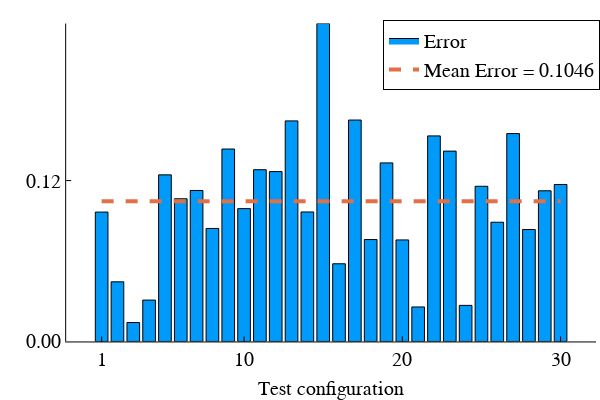

This figure's notebook cell:
### Code cell
Err = []
for n_test in 1:30
    x_test = X_test[:,n_test]
    c_test = C_test[:,n_test]
    y_gen = VectorSearch(Y_,c_test,VS_list)
    nh = 4
    t = nothing
    x_gen = ReverseMap2(y_gen,c_test,Y_,X,C_n,nh,t)
    push!(Err,norm(x_gen-x_test)/norm(x_test))
end
bar(Err,label="Error")
Err_avg = sum(Err)/30
plot!(collect(1:30),[Err_avg for _ in 1:30],
linestyle=:dash, linewidth=4, label="Mean Error = $(round(Err_avg,digits=4))",
grid = false, gridlinewidth = 2,
    tickfontsize = 14,
    guidefontsize=14,
    legendfontsize=14,
    yticks=[0.0,round(round(maximum(Err),digits=2)/2,digits=2),round(maximum(Err),digits=2)],
    xticks=[1,10,20,30],
    xlabel="Test configuration"
)

### Figure 1 — Plotly figure (JSON) as saved in the notebook; plotly's stock layout.template omitted (floating-point values rounded to 4 significant figures)
{"data": [{"fill": "tozeroy", "fillcolor": "rgba(0, 154, 250, 1.000)", "legendgroup": "Error", "line": {"color": "rgba(0, 0, 0, 1.000)", "dash": "solid", "width": 1}, "mode": "lines", "name": "Error", "showlegend": true, "type": "scatter", "x": [0.6, 0.6, 1.4, 1.4, 0.6, 0.6], "xaxis": "x1", "y": [0.09649, 0, 0, 0.09649, 0.09649, 0.09649], "yaxis": "y1"}, {"fill": "tozeroy", "fillcolor": "rgba(0, 154, 250, 1.000)", "legendgroup": "Error", "line": {"color": "rgba(0, 0, 0, 1.000)", "dash": "solid", "width": 1}, "mode": "lines", "name": "Error", "showlegend": false, "type": "scatter", "x": [1.6, 1.6, 2.4, 2.4, 1.6, 1.6], "xaxis": "x1", "y": [0.04448, 0, 0, 0.04448, 0.04448, 0.04448], "yaxis": "y1"}, {"fill": "tozeroy", "fillcolor": "rgba(0, 154, 250, 1.000)", "legendgroup": "Error", "line": {"color": "rgba(0, 0, 0, 1.000)", "dash": "solid", "width": 1}, "mode": "lines", "name": "Error", "showlegend": false, "type": "scatter", "x": [2.6, 2.6, 3.4, 3.4, 2.6, 2.6], "xaxis": "x1", "y": [0.01412, 0, 0, 0.01412, 0.01412, 0.01412], "yaxis": "y1"}, {"fill": "tozeroy", "fillcolor": "rgba(0, 154, 250, 1.000)", "legendgroup": "Error", "line": {"color": "rgba(0, 0, 0, 1.000)", "dash": "solid", "width": 1}, "mode": "lines", "name": "Error", "showlegend": false, "type": "scatter", "x": [3.6, 3.6, 4.4, 4.4, 3.6, 3.6], "xaxis": "x1", "y": [0.03086, 0, 0, 0.03086, 0.03086, 0.03086], "yaxis": "y1"}, {"fill": "tozeroy", "fillcolor": "rgba(0, 154, 250, 1.000)", "legendgroup": "Error", "line": {"color": "rgba(0, 0, 0, 1.000)", "dash": "solid", "width": 1}, "mode": "lines", "name": "Error", "showlegend": false, "type": "scatter", "x": [4.6, 4.6, 5.4, 5.4, 4.6, 4.6], "xaxis": "x1", "y": [0.1243, 0, 0, 0.1243, 0.1243, 0.1243], "yaxis": "y1"}, {"fill": "tozeroy", "fillcolor": "rgba(0, 154, 250, 1.000)", "legendgroup": "Error", "line": {"color": "rgba(0, 0, 0, 1.000)", "dash": "solid", "width": 1}, "mode": "lines", "name": "Error", "showlegend": false, "type": "scatter", "x": [5.6, 5.6, 6.4, 6.4, 5.6, 5.6], "xaxis": "x1", "y": [0.1064, 0, 0, 0.1064, 0.1064, 0.1064], "yaxis": "y1"}, {"fill": "tozeroy", "fillcolor": "rgba(0, 154, 250, 1.000)", "legendgroup": "Error", "line": {"color": "rgba(0, 0, 0, 1.000)", "dash": "solid", "width": 1}, "mode": "lines", "name": "Error", "showlegend": false, "type": "scatter", "x": [6.6, 6.6, 7.4, 7.4, 6.6, 6.6], "xaxis": "x1", "y": [0.1126, 0, 0, 0.1126, 0.1126, 0.1126], "yaxis": "y1"}, {"fill": "tozeroy", "fillcolor": "rgba(0, 154, 250, 1.000)", "legendgroup": "Error", "line": {"color": "rgba(0, 0, 0, 1.000)", "dash": "solid", "width": 1}, "mode": "lines", "name": "Error", "showlegend": false, "type": "scatter", "x": [7.6, 7.6, 8.4, 8.4, 7.6, 7.6], "xaxis": "x1", "y": [0.08429, 0, 0, 0.08429, 0.08429, 0.08429], "yaxis": "y1"}, {"fill": "tozeroy", "fillcolor": "rgba(0, 154, 250, 1.000)", "legendgroup": "Error", "line": {"color": "rgba(0, 0, 0, 1.000)", "dash": "solid", "width": 1}, "mode": "lines", "name": "Error", "showlegend": false, "type": "scatter", "x": [8.6, 8.6, 9.4, 9.4, 8.6, 8.6], "xaxis": "x1", "y": [0.1435, 0, 0, 0.1435, 0.1435, 0.1435], "yaxis": "y1"}, {"fill": "tozeroy", "fillcolor": "rgba(0, 154, 250, 1.000)", "legendgroup": "Error", "line": {"color": "rgba(0, 0, 0, 1.000)", "dash": "solid", "width": 1}, "mode": "lines", "name": "Error", "showlegend": false, "type": "scatter", "x": [9.6, 9.6, 10.4, 10.4, 9.6, 9.6], "xaxis": "x1", "y": [0.09907, 0, 0, 0.09907, 0.09907, 0.09907], "yaxis": "y1"}, {"fill": "tozeroy", "fillcolor": "rgba(0, 154, 250, 1.000)", "legendgroup": "Error", "line": {"color": "rgba(0, 0, 0, 1.000)", "dash": "solid", "width": 1}, "mode": "lines", "name": "Error", "showlegend": false, "type": "scatter", "x": [10.6, 10.6, 11.4, 11.4, 10.6, 10.6], "xaxis": "x1", "y": [0.1281, 0, 0, 0.1281, 0.1281, 0.1281], "yaxis": "y1"}, {"fill": "tozeroy", "fillcolor": "rgba(0, 154, 250, 1.000)", "legendgroup": "Error", "line": {"color": "rgba(0, 0, 0, 1.000)", "dash": "solid", "width": 1}, "mode": "lines", "name": "Error", "showlegend": false, "type": "scatter", "x": [11.6, 11.6, 12.4, 12.4, 11.6, 11.6], "xaxis": "x1", "y": [0.1267, 0, 0, 0.1267, 0.1267, 0.1267], "yaxis": "y1"}, {"fill": "tozeroy", "fillcolor": "rgba(0, 154, 250, 1.000)", "legendgroup": "Error", "line": {"color": "rgba(0, 0, 0, 1.000)", "dash": "solid", "width": 1}, "mode": "lines", "name": "Error", "showlegend": false, "type": "scatter", "x": [12.6, 12.6, 13.4, 13.4, 12.6, 12.6], "xaxis": "x1", "y": [0.1645, 0, 0, 0.1645, 0.1645, 0.1645], "yaxis": "y1"}, {"fill": "tozeroy", "fillcolor": "rgba(0, 154, 250, 1.000)", "legendgroup": "Error", "line": {"color": "rgba(0, 0, 0, 1.000)", "dash": "solid", "width": 1}, "mode": "lines", "name": "Error", "showlegend": false, "type": "scatter", "x": [13.6, 13.6, 14.4, 14.4, 13.6, 13.6], "xaxis": "x1", "y": [0.09659, 0, 0, 0.09659, 0.09659, 0.09659], "yaxis": "y1"}, {"fill": "tozeroy", "fillcolor": "rgba(0, 154, 250, 1.000)", "legendgroup": "Error", "line": {"color": "rgba(0, 0, 0, 1.000)", "dash": "solid", "width": 1}, "mode": "lines", "name": "Error", "showlegend": false, "type": "scatter", "x": [14.6, 14.6, 15.4, 15.4, 14.6, 14.6], "xaxis": "x1", "y": [0.2371, 0, 0, 0.2371, 0.2371, 0.2371], "yaxis": "y1"}, {"fill": "tozeroy", "fillcolor": "rgba(0, 154, 250, 1.000)", "legendgroup": "Error", "line": {"color": "rgba(0, 0, 0, 1.000)", "dash": "solid", "width": 1}, "mode": "lines", "name": "Error", "showlegend": false, "type": "scatter", "x": [15.6, 15.6, 16.4, 16.4, 15.6, 15.6], "xaxis": "x1", "y": [0.05794, 0, 0, 0.05794, 0.05794, 0.05794], "yaxis": "y1"}, {"fill": "tozeroy", "fillcolor": "rgba(0, 154, 250, 1.000)", "legendgroup": "Error", "line": {"color": "rgba(0, 0, 0, 1.000)", "dash": "solid", "width": 1}, "mode": "lines", "name": "Error", "showlegend": false, "type": "scatter", "x": [16.6, 16.6, 17.4, 17.4, 16.6, 16.6], "xaxis": "x1", "y": [0.1651, 0, 0, 0.1651, 0.1651, 0.1651], "yaxis": "y1"}, {"fill": "tozeroy", "fillcolor": "rgba(0, 154, 250, 1.000)", "legendgroup": "Error", "line": {"color": "rgba(0, 0, 0, 1.000)", "dash": "solid", "width": 1}, "mode": "lines", "name": "Error", "showlegend": false, "type": "scatter", "x": [17.6, 17.6, 18.4, 18.4, 17.6, 17.6], "xaxis": "x1", "y": [0.076, 0, 0, 0.076, 0.076, 0.076], "yaxis": "y1"}, {"fill": "tozeroy", "fillcolor": "rgba(0, 154, 250, 1.000)", "legendgroup": "Error", "line": {"color": "rgba(0, 0, 0, 1.000)", "dash": "solid", "width": 1}, "mode": "lines", "name": "Error", "showlegend": false, "type": "scatter", "x": [18.6, 18.6, 19.4, 19.4, 18.6, 18.6], "xaxis": "x1", "y": [0.1332, 0, 0, 0.1332, 0.1332, 0.1332], "yaxis": "y1"}, {"fill": "tozeroy", "fillcolor": "rgba(0, 154, 250, 1.000)", "legendgroup": "Error", "line": {"color": "rgba(0, 0, 0, 1.000)", "dash": "solid", "width": 1}, "mode": "lines", "name": "Error", "showlegend": false, "type": "scatter", "x": [19.6, 19.6, 20.4, 20.4, 19.6, 19.6], "xaxis": "x1", "y": [0.07573, 0, 0, 0.07573, 0.07573, 0.07573], "yaxis": "y1"}, {"fill": "tozeroy", "fillcolor": "rgba(0, 154, 250, 1.000)", "legendgroup": "Error", "line": {"color": "rgba(0, 0, 0, 1.000)", "dash": "solid", "width": 1}, "mode": "lines", "name": "Error", "showlegend": false, "type": "scatter", "x": [20.6, 20.6, 21.4, 21.4, 20.6, 20.6], "xaxis": "x1", "y": [0.02572, 0, 0, 0.02572, 0.02572, 0.02572], "yaxis": "y1"}, {"fill": "tozeroy", "fillcolor": "rgba(0, 154, 250, 1.000)", "legendgroup": "Error", "line": {"color": "rgba(0, 0, 0, 1.000)", "dash": "solid", "width": 1}, "mode": "lines", "name": "Error", "showlegend": false, "type": "scatter", "x": [21.6, 21.6, 22.4, 22.4, 21.6, 21.6], "xaxis": "x1", "y": [0.1533, 0, 0, 0.1533, 0.1533, 0.1533], "yaxis": "y1"}, {"fill": "tozeroy", "fillcolor": "rgba(0, 154, 250, 1.000)", "legendgroup": "Error", "line": {"color": "rgba(0, 0, 0, 1.000)", "dash": "solid", "width": 1}, "mode": "lines", "name": "Error", "showlegend": false, "type": "scatter", "x": [22.6, 22.6, 23.4, 23.4, 22.6, 22.6], "xaxis": "x1", "y": [0.142, 0, 0, 0.142, 0.142, 0.142], "yaxis": "y1"}, {"fill": "tozeroy", "fillcolor": "rgba(0, 154, 250, 1.000)", "legendgroup": "Error", "line": {"color": "rgba(0, 0, 0, 1.000)", "dash": "solid", "width": 1}, "mode": "lines", "name": "Error", "showlegend": false, "type": "scatter", "x": [23.6, 23.6, 24.4, 24.4, 23.6, 23.6], "xaxis": "x1", "y": [0.02692, 0, 0, 0.02692, 0.02692, 0.02692], "yaxis": "y1"}, {"fill": "tozeroy", "fillcolor": "rgba(0, 154, 250, 1.000)", "legendgroup": "Error", "line": {"color": "rgba(0, 0, 0, 1.000)", "dash": "solid", "width": 1}, "mode": "lines", "name": "Error", "showlegend": false, "type": "scatter", "x": [24.6, 24.6, 25.4, 25.4, 24.6, 24.6], "xaxis": "x1", "y": [0.1157, 0, 0, 0.1157, 0.1157, 0.1157], "yaxis": "y1"}, {"fill": "tozeroy", "fillcolor": "rgba(0, 154, 250, 1.000)", "legendgroup": "Error", "line": {"color": "rgba(0, 0, 0, 1.000)", "dash": "solid", "width": 1}, "mode": "lines", "name": "Error", "showlegend": false, "type": "scatter", "x": [25.6, 25.6, 26.4, 26.4, 25.6, 25.6], "xaxis": "x1", "y": [0.08893, 0, 0, 0.08893, 0.08893, 0.08893], "yaxis": "y1"}, {"fill": "tozeroy", "fillcolor": "rgba(0, 154, 250, 1.000)", "legendgroup": "Error", "line": {"color": "rgba(0, 0, 0, 1.000)", "dash": "solid", "width": 1}, "mode": "lines", "name": "Error", "showlegend": false, "type": "scatter", "x": [26.6, 26.6, 27.4, 27.4, 26.6, 26.6], "xaxis": "x1", "y": [0.155, 0, 0, 0.155, 0.155, 0.155], "yaxis": "y1"}, {"fill": "tozeroy", "fillcolor": "rgba(0, 154, 250, 1.000)", "legendgroup": "Error", "line": {"color": "rgba(0, 0, 0, 1.000)", "dash": "solid", "width": 1}, "mode": "lines", "name": "Error", "showlegend": false, "type": "scatter", "x": [27.6, 27.6, 28.4, 28.4, 27.6, 27.6], "xaxis": "x1", "y": [0.08351, 0, 0, 0.08351, 0.08351, 0.08351], "yaxis": "y1"}, {"fill": "tozeroy", "fillcolor": "rgba(0, 154, 250, 1.000)", "legendgroup": "Error", "line": {"color": "rgba(0, 0, 0, 1.000)", "dash": "solid", "width": 1}, "mode": "lines", "name": "Error", "showlegend": false, "type": "scatter", "x": [28.6, 28.6, 29.4, 29.4, 28.6, 28.6], "xaxis": "x1", "y": [0.1124, 0, 0, 0.1124, 0.1124, 0.1124], "yaxis": "y1"}, {"fill": "tozeroy", "fillcolor": "rgba(0, 154, 250, 1.000)", "legendgroup": "Error", "line": {"color": "rgba(0, 0, 0, 1.000)", "dash": "solid", "width": 1}, "mode": "lines", "name": "Error", "showlegend": false, "type": "scatter", "x": [29.6, 29.6, 30.4, 30.4, 29.6, 29.6], "xaxis": "x1", "y": [0.1171, 0, 0, 0.1171, 0.1171, 0.1171], "yaxis": "y1"}, {"colorbar": {"len": 0.8831, "title": "", "x": 0.9934, "y": 0.5486}, "legendgroup": "Error", "marker": {"color": "rgba(0, 154, 250, 0.000)", "line": {"color": "rgba(0, 0, 0, 0.000)", "width": 1}, "size": 0, "symbol": "circle"}, "mode": "markers", "name": "Error", "showlegend": false, "type": "scatter", "x": [1, 2, 3, 4, 5, 6, 7, 8, 9, 10, 11, 12, 13, 14, 15, 16, 17, 18, 19, 20, 21, 22, 23, 24, 25, 26, 27, 28, 29, 30], "xaxis": "x", "y": [0.09649, 0.04448, 0.01412, 0.03086, 0.1243, 0.1064, 0.1126, 0.08429, 0.1435, 0.09907, 0.1281, 0.1267, 0.1645, 0.09659, 0.2371, 0.05794, 0.1651, 0.076, 0.1332, 0.07573, 0.02572, 0.1533, 0.142, 0.02692, 0.1157, 0.08893, 0.155, 0.08351, 0.1124, 0.1171], "yaxis": "y"}, {"colorbar": {"len": 0.8831, "title": "", "x": 0.9934, "y": 0.5486}, "legendgroup": "Mean Error = 0.1046", "line": {"color": "rgba(227, 111, 71, 1.000)", "dash": "dash", "shape": "linear", "width": 4}, "mode": "lines", "name": "Mean Error = 0.1046", "showlegend": true, "type": "scatter", "x": [1, 2, 3, 4, 5, 6, 7, 8, 9, 10, 11, 12, 13, 14, 15, 16, 17, 18, 19, 20, 21, 22, 23, 24, 25, 26, 27, 28, 29, 30], "xaxis": "x", "y": [0.1046, 0.1046, 0.1046, 0.1046, 0.1046, 0.1046, 0.1046, 0.1046, 0.1046, 0.1046, 0.1046, 0.1046, 0.1046, 0.1046, 0.1046, 0.1046, 0.1046, 0.1046, 0.1046, 0.1046, 0.1046, 0.1046, 0.1046, 0.1046, 0.1046, 0.1046, 0.1046, 0.1046, 0.1046, 0.1046], "yaxis": "y"}], "layout": {"annotations": [], "height": 400, "legend": {"bgcolor": "rgba(255, 255, 255, 1.000)", "bordercolor": "rgba(0, 0, 0, 1.000)", "borderwidth": 1, "font": {"color": "rgba(0, 0, 0, 1.000)", "family": "sans-serif", "size": 20}, "title": {"font": {"color": "rgba(0, 0, 0, 1.000)", "family": "sans-serif", "size": 15}, "text": ""}, "tracegroupgap": 0, "traceorder": "normal", "x": 1, "xanchor": "auto", "y": 1, "yanchor": "auto"}, "margin": {"b": 20, "l": 0, "r": 0, "t": 20}, "paper_bgcolor": "rgba(255, 255, 255, 1.000)", "plot_bgcolor": "rgba(255, 255, 255, 1.000)", "showlegend": true, "width": 600, "xaxis": {"anchor": "y", "domain": [0.1103, 0.9934], "gridcolor": "rgba(0, 0, 0, 0.100)", "gridwidth": 2, "linecolor": "rgba(0, 0, 0, 1.000)", "mirror": false, "range": [-1.242, 32.24], "showgrid": false, "showline": true, "showticklabels": true, "tickangle": 0, "tickcolor": "rgb(0, 0, 0)", "tickfont": {"color": "rgba(0, 0, 0, 1.000)", "family": "sans-serif", "size": 20}, "tickmode": "array", "ticks": "inside", "ticktext": ["1", "10", "20", "30"], "tickvals": [1, 10, 20, 30], "title": "Test configuration", "titlefont": {"color": "rgba(0, 0, 0, 1.000)", "family": "sans-serif", "size": 20}, "type": "-", "visible": true, "zeroline": false, "zerolinecolor": "rgba(0, 0, 0, 1.000)"}, "yaxis": {"anchor": "x", "domain": [0.1071, 0.9902], "gridcolor": "rgba(0, 0, 0, 0.100)", "gridwidth": 2, "linecolor": "rgba(0, 0, 0, 1.000)", "mirror": false, "range": [0, 0.2371], "showgrid": false, "showline": true, "showticklabels": true, "tickangle": 0, "tickcolor": "rgb(0, 0, 0)", "tickfont": {"color": "rgba(0, 0, 0, 1.000)", "family": "sans-serif", "size": 20}, "tickmode": "array", "ticks": "inside", "ticktext": ["0.00", "0.12"], "tickvals": [0, 0.12], "title": "", "titlefont": {"color": "rgba(0, 0, 0, 1.000)", "family": "sans-serif", "size": 20}, "type": "-", "visible": true, "zeroline": false, "zerolinecolor": "rgba(0, 0, 0, 1.000)"}}}
